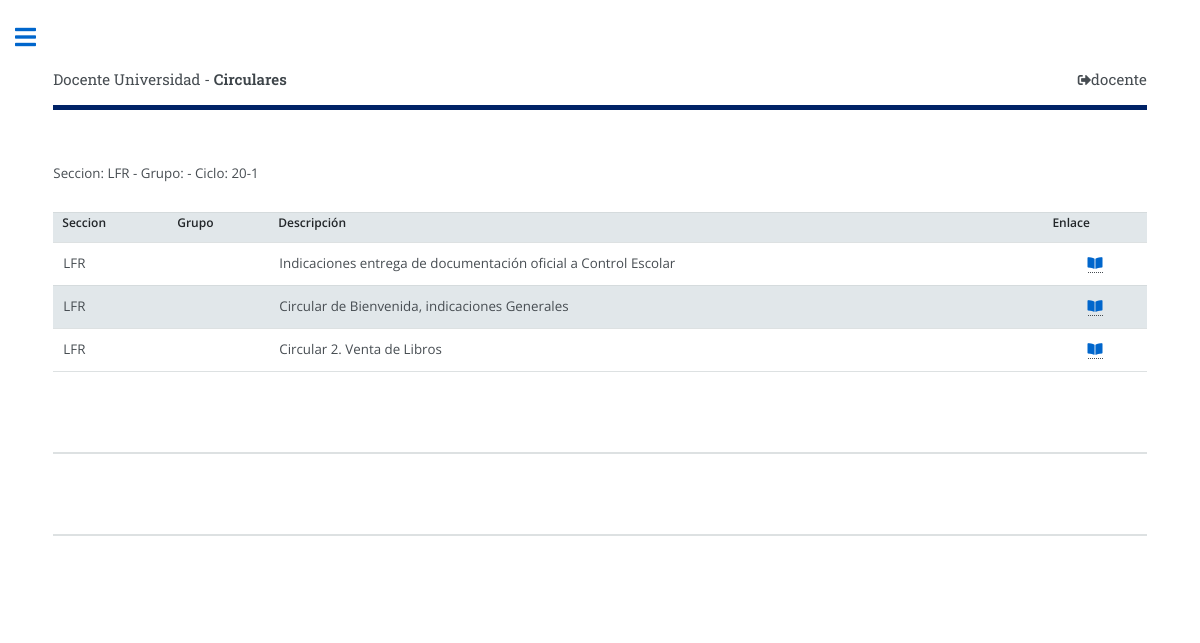
The app's page /circulares.php (signed in) with its own data.
### tables this page shows
CREATE TABLE `Circulares` (
  `IdCircular` int NOT NULL,
  `Seccion` varchar(10) NOT NULL,
  `IdGrupo` varchar(10) NOT NULL,
  `Descripcion` varchar(80) NOT NULL,
  `Archivo` text NOT NULL,
  `Ciclo` varchar(5) NOT NULL
);

### dbconect.php (called while the page is built, shortened)
<?php
class Circular {
  public function lista_circular_seccion1 ($Seccion, $Ciclo) {
    try {
        $conn = new Conexion();
        $sql = "SELECT Seccion, IdGrupo, Descripcion, Archivo, Ciclo FROM Circulares WHERE Seccion = :ss AND IdGrupo = '' AND Ciclo = :cc";
        $stmt = $conn->prepare($sql);
        $stmt->bindParam(':ss', $Seccion);
        $stmt->bindParam(':cc', $Ciclo);
        $stmt->execute();
        $resultado= $stmt->fetchAll(PDO::FETCH_ASSOC);
        return $resultado;
    } catch(PDOException $e) {
        echo "Error en conexion: ".$e->getMessage();
        return false;
    }
 }
}
?>

### libs.php (the view, shortened to what this page needs)
<?php
function ciclo_actual() {
    if (isset($_SESSION['Seccion'])) {
        switch ($_SESSION['Seccion']) {
            case 3:
            case 4:
                $ciclo = CICLOACTS;
                break;
            }
        return $ciclo;
    } else {
        return CICLOACTA;
    }
}
function corto_seccion() {
    $nombre = "";
    switch ($_SESSION['Seccion']) {
        case 4:
            if (isset($_SESSION['Carrera'])) {
                $nombre = $_SESSION['Carrera'];
            } else {
                $nombre = "UNI";
            }
            break;
    }
    return $nombre;
}
function headerfull_($title) {
echo '<!DOCTYPE HTML><html>'."\n";
echo '<head>'."\n";
echo '<link rel="stylesheet" href="assets/css/main.css" />'."\n";
echo '<link href="assets/css/fontawesome-all.min.css" rel="stylesheet">'."\n";
echo '</head>'."\n";
echo '<body class="is-preload">'."\n";
echo '<div id="wrapper">'."\n";
echo '<div id="main">'."\n";
echo '<div class="inner">'."\n";
if ($_SESSION['login'] == 1) {
    echo '<header id="header"><a href="index.php" class="logo">'.$_SESSION['Nombres'].' - <strong>'.$title.'</strong></a>'."\n";
} else {
    echo '<header id="header"><a href="index.php" class="logo"><strong>Instituto Valladolid</strong> - Servicios Escolares</a>'."\n";
}
echo '<ul class="icons">'."\n";
if ($_SESSION['login'] == 1) {
    echo '<li class="icon solid fa-sign-out-alt" style="width:auto;"><a href="logout.php" class="logo">'.$_SESSION['Id'].'</a></li>'."\n";
} else {
?>
    <li class="icon solid fa-key" onclick="document.getElementById('id01').style.display='block'" style="width:auto;"><a href="#" class="logo"> Ingresar</a></li>
<?php
    }
echo '</ul></header>'."\n";
echo '<section>'."\n";
}
function footer_() {
echo '<section>'."\n";
echo '</section>'."\n";
scriptmuestra(2);
echo '</div>  '."\n";
echo '</div>'."\n";
}
function scriptmuestra($pos) {
if (isset($_SESSION['Privs']) && $_SESSION['Privs'] > 1) {
    switch ($pos) {
            ?>
<?php
    case 2:
        echo '<section>'."\n";
        echo '</section>'."\n";
        break;
    }
}
}
function sidebar() {
echo '</div> '."\n";
}
function scripts() {
echo '</body>'."\n";
echo '</html>'."\n";
}
function lista_circulares() {
    if (isset($_SESSION['IdGrupo']) && $_SESSION['IdGrupo'] != '') {
        $Grupo = $_SESSION['IdGrupo'];
    } else {
        if (isset($_SESSION['Activo']) && $_SESSION['Activo'] != '') {
            $Grupo = $_SESSION['Activo'];
        } else {
            $Grupo = '';
        }
    }
    $Seccion = corto_seccion();
    $Ciclo = ciclo_actual();
    echo '<p>Seccion: '.$Seccion.' - Grupo: '.$Grupo.' - Ciclo: '.$Ciclo.'</p>';
    echo '<table>'."\n";
    echo '<tr><th>Seccion</th><th>Grupo</th><th>Descripción</th><th>Enlace</th></tr>'."\n";
    $conn = new Circular();
    if ($Grupo == '' && $_SESSION['Privs'] > 3) {
        $lista = $conn->lista_circular_seccion2 ($Seccion, $Ciclo);
    } else {
        $lista = $conn->lista_circular_seccion1 ($Seccion, $Ciclo);
    }
    $indice = count($lista);
    if ($indice>0) {
        foreach($lista as $datos) {
            echo '<tr><td>'.$datos['Seccion'].'</td><td>'.$datos['IdGrupo'].' </td><td>'.$datos['Descripcion'].'</td>'."\n";
            echo '<td><center><a href="'.$datos['Archivo'].'" target="_blank"><i class="fas fa-book-open"></i></a></center></td>'."\n";
        }
    }
    echo '</table>'."\n";
}
            ?>

### assets/css/main.css (style rules this page uses)
html, body, div, span, applet, object, iframe, h1, h2, h3, h4, h5, h6, p, blockquote, pre, a, abbr, acronym, address, big, cite, code, del, dfn, em, img, ins, kbd, q, s, samp, small, strike, strong, sub, sup, tt, var, b, u, i, center, dl, dt, dd, ol, ul, li, fieldset, form, label, legend, table, caption, tbody, tfoot, thead, tr, th, td, article, aside, canvas, details, embed, figure, figcaption, footer, header, hgroup, menu, nav, output, ruby, section, summary, time, mark, audio, video { margin: 0; padding: 0; border: 0; font-size: 100%; font: inherit; vertical-align: baseline; }
article, aside, details, figcaption, figure, footer, header, hgroup, menu, nav, section { display: block; }
body { line-height: 1; }
ol, ul { list-style: none; }
table { border-collapse: collapse; border-spacing: 0; }
body { -webkit-text-size-adjust: none; }
body { -ms-overflow-style: scrollbar; }
html { box-sizing: border-box; }
*, *:before, *:after { box-sizing: inherit; }
body { background: #ffffff; }
body, input, select, textarea { color: #474d52; font-family: "Open Sans", sans-serif; font-size: 13pt; font-weight: 400; line-height: 1.65; }
@media screen and (max-width: 1680px) { body, input, select, textarea { font-size: 11pt; } }
@media screen and (max-width: 1280px) { body, input, select, textarea { font-size: 10pt; } }
a { -moz-transition: color 0.2s ease-in-out, border-bottom-color 0.2s ease-in-out; -webkit-transition: color 0.2s ease-in-out, border-bottom-color 0.2s ease-in-out; -ms-transition: color 0.2s ease-in-out, border-bottom-color 0.2s ease-in-out; transition: color 0.2s ease-in-out, border-bottom-color 0.2s ease-in-out; border-bottom: dotted 1px; border-bottom-color: #474d52; color: #0066cc; text-decoration: none; }
strong, b { color: #3d4449; font-weight: 600; }
em, i { font-style: italic; }
p { margin: 0 0 2em 0; }
.icon { text-decoration: none; border-bottom: none; position: relative; }
.icon:before { -moz-osx-font-smoothing: grayscale; -webkit-font-smoothing: antialiased; display: inline-block; font-style: normal; font-variant: normal; text-rendering: auto; line-height: 1; text-transform: none !important; font-family: 'Font Awesome 5 Free'; font-weight: 400; }
.icon:before { line-height: inherit; }
.icon.solid:before { font-weight: 900; }
ul { list-style: disc; margin: 0 0 2em 0; padding-left: 1em; }
ul li { padding-left: 0.5em; }
ul.icons { cursor: default; list-style: none; padding-left: 0; }
ul.icons li { display: inline-block; padding: 0 1em 0 0; }
ul.icons li:last-child { padding-right: 0; }
table { margin: 0 0 2em 0; width: 100%; }
table tbody tr { border: solid 1px rgba(210, 215, 217, 0.75); border-left: 0; border-right: 0; }
table tbody tr:nth-child(2n + 1) { background-color: rgba(225, 231, 234); }
table td { padding: 0.75em 0.75em; }
table th { color: #23272a; font-size: 0.9em; font-weight: 600; padding: 0 0.75em 0.75em 0.75em; text-align: left; }
#wrapper { display: -moz-flex; display: -webkit-flex; display: -ms-flex; display: flex; -moz-flex-direction: row-reverse; -webkit-flex-direction: row-reverse; -ms-flex-direction: row-reverse; flex-direction: row-reverse; min-height: 100vh; }
#main { -moz-flex-grow: 1; -webkit-flex-grow: 1; -ms-flex-grow: 1; flex-grow: 1; -moz-flex-shrink: 1; -webkit-flex-shrink: 1; -ms-flex-shrink: 1; flex-shrink: 1; width: 100%; }
#main > .inner { padding: 0 6em 0.1em 6em ; margin: 0 auto; max-width: 110em; }
#main > .inner > section { padding: 6em 0 4em 0 ; border-top: solid 2px rgba(210, 215, 217, 0.75); }
#main > .inner > section:first-of-type { border-top: 0 !important; }
@media screen and (max-width: 1680px) { #main > .inner { padding: 0 5em 0.1em 5em ; } }
@media screen and (max-width: 1680px) { #main > .inner > section { padding: 5em 0 3em 0 ; } }
@media screen and (max-width: 1280px) { #main > .inner { padding: 0 4em 0.1em 4em ; } }
@media screen and (max-width: 1280px) { #main > .inner > section { padding: 4em 0 2em 0 ; } }
#header { display: -moz-flex; display: -webkit-flex; display: -ms-flex; display: flex; border-bottom: solid 5px #002266; padding: 6em 0 1em 0; position: relative; }
#header > * { -moz-flex: 1; -webkit-flex: 1; -ms-flex: 1; flex: 1; margin-bottom: 0; }
#header .logo { border-bottom: 0; color: inherit; font-family: "Roboto Slab", serif; font-size: 1.125em; }
#header .icons { text-align: right; }
@media screen and (max-width: 1680px) { #header { padding-top: 5em; } }

### records on screen
circulares: Seccion "LFR", Descripcion "Indicaciones entrega de documentación oficial a Control Escolar"
circulares: Seccion "LFR", Descripcion "Circular de Bienvenida, indicaciones Generales"
circulares: Seccion "LFR", Descripcion "Circular 2. Venta de Libros"

### other values on screen
$_SESSION['Nombres'] "Docente Universidad"
$title "Circulares"
$_SESSION['Id'] "docente"
$Seccion "LFR"
$Ciclo "20-1"
